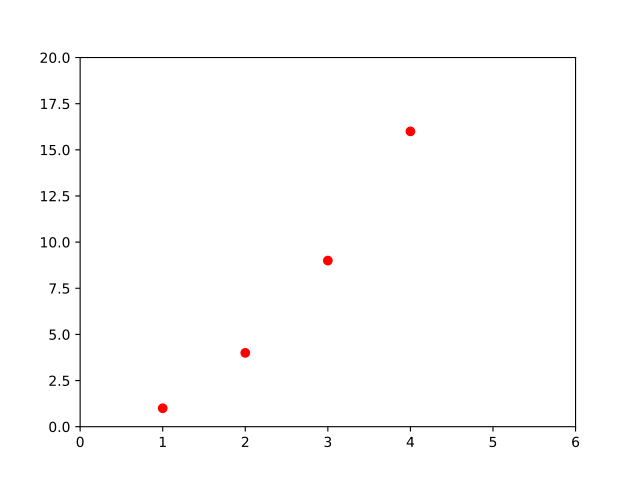

Write Python code to recreate this figure.
import matplotlib.pyplot as plt
plt.plot([1, 2, 3, 4], [1, 4, 9, 16],'ro')
plt.axis([0, 6, 0, 20])
plt.show()
